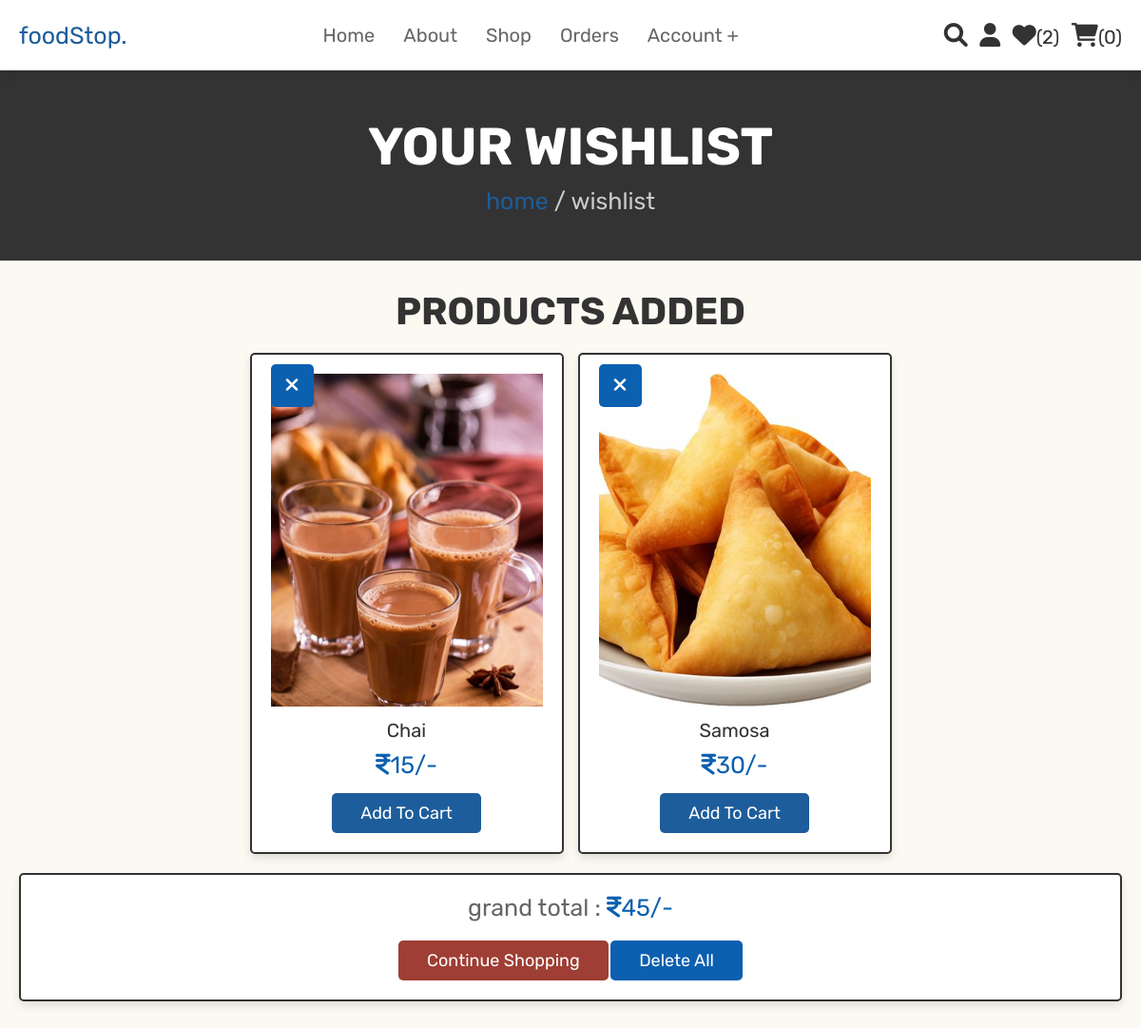
Page /wishlist.php (signed in) on the committed database.
### tables this page shows
CREATE TABLE IF NOT EXISTS `wishlist` (
  `id` int(100) NOT NULL AUTO_INCREMENT,
  `user_id` int(100) NOT NULL,
  `pid` int(100) NOT NULL,
  `name` varchar(100) NOT NULL,
  `price` int(100) NOT NULL,
  `image` varchar(100) NOT NULL,
  PRIMARY KEY (`id`)
);

### wishlist.php (the view, shortened to what this page needs)
<?php
@include 'config.php';
$user_id = $_SESSION['user_id'];
?>
<!DOCTYPE html>
<html lang="en">
<head>
   <link rel="stylesheet" href="https://cdnjs.cloudflare.com/ajax/libs/font-awesome/6.0.0/css/all.min.css">
   <link rel="stylesheet" href="css/style.css">
</head>
<body>
<?php @include 'header.php'; ?>
<section class="heading">
    <h3>your wishlist</h3>
    <p> <a href="home.php">home</a> / wishlist </p>
</section>
<section class="wishlist">
    <h1 class="title">products added</h1>
    <div class="box-container">
    <?php
        $grand_total = 0;
        $select_wishlist = mysqli_query($conn, "SELECT * FROM `wishlist` WHERE user_id = '$user_id'") or die('query failed');
        if(mysqli_num_rows($select_wishlist) > 0){
            while($fetch_wishlist = mysqli_fetch_assoc($select_wishlist)){
    ?>
    <form action="" method="POST" class="box">
        <a href="wishlist.php?delete=<?php echo $fetch_wishlist['id']; ?>" class="fas fa-times" onclick="return confirm('delete this from wishlist?');"></a>
        <img src="uploaded_img/<?php echo $fetch_wishlist['image']; ?>" alt="" class="image">
        <div class="name"><?php echo $fetch_wishlist['name']; ?></div>
        <div class="price"><i class="fa fa-inr"></i><?php echo $fetch_wishlist['price']; ?>/-</div>
        <input type="submit" value="add to cart" name="add_to_cart" class="btn">
    </form>
    <?php
    $grand_total += $fetch_wishlist['price'];
        }
    }else{
        echo '<p class="empty">your wishlist is empty</p>';
    }
    ?>
    </div>
    <div class="wishlist-total">
        <p>grand total : <span><i class="fa fa-inr"></i><?php echo $grand_total; ?>/-</span></p>
        <a href="shop.php" class="option-btn">continue shopping</a>
        <a href="wishlist.php?delete_all" class="delete-btn <?php echo ($grand_total > 1)?'':'disabled' ?>" onclick="return confirm('delete all from wishlist?');">delete all</a>
    </div>
</section>
</body>
</html>

### style.css (style rules this page uses)
:root { --pink:#1D5D9B; --red:#0B60B0; --orange:#9f3e34; --black:#333; --white:#fff; --light-color:#666; --light-white:#ccc; --light-bg:#FBF9F1; --border:.2rem solid var(--black); --box-shadow:0 .5rem 1rem rgba(0,0,0,.1); }
* { font-family: 'Rubik', sans-serif; margin:0; padding:0; box-sizing: border-box; outline: none; border:none; text-decoration: none; transition:all .2s linear; }
html { font-size: 62.5%; overflow-x: hidden; scroll-behavior: smooth; scroll-padding-top: 6.5rem; }
body { background: var(--light-bg); }
section { padding:3rem 2rem; }
.btn, .delete-btn, .option-btn { display: inline-block; border-radius: .5rem; margin-top: 1rem; font-size: 1.8rem; color:var(--white); cursor: pointer; padding:1rem 3rem; text-transform: capitalize; }
.btn { background-color: var(--pink); }
.delete-btn { background-color: var(--red); }
.option-btn { background-color: var(--orange); }
.heading { display: flex; flex-flow: column; align-items: center; justify-content: center; gap:1rem; background-color: var(--black); text-align: center; min-height: 25vh; }
.heading h3 { font-size: 5.5rem; color:var(--white); text-transform: uppercase; }
.heading p { font-size: 2.5rem; color:var(--light-white); }
.heading p a { color:var(--pink); }
.title { text-align: center; margin-bottom: 2rem; color:var(--black); text-transform: uppercase; font-size: 4rem; }
.wishlist .box-container { max-width: 1200px; margin:0 auto; display: grid; grid-template-columns: repeat(auto-fit, 33rem); gap:1.5rem; align-items: flex-start; justify-content: center; }
.wishlist .box-container .box { padding:2rem; text-align: center; background-color: var(--white); border:var(--border); box-shadow: var(--box-shadow); border-radius: .5rem; position: relative; }
.wishlist .box-container .box .image { height: 35rem; width: 100%; object-fit: cover; }
.wishlist .box-container .box .fa-eye, .wishlist .box-container .box .fa-times { position: absolute; top:1rem; height: 4.5rem; width: 4.5rem; line-height: 4.3rem; font-size: 2rem; border-radius: .5rem; }
.wishlist .box-container .box .fa-times { background-color: var(--red); color:var(--white); }
.wishlist .box-container .box .name { font-size: 2rem; color:var(--black); margin:1rem 0; }
.wishlist .box-container .box .price { font-size: 2.5rem; color:var(--red); margin:.5rem 0; }
.wishlist .wishlist-total { max-width: 1200px; margin:0 auto; padding:2rem; text-align: center; background-color: var(--white); border:var(--border); box-shadow: var(--box-shadow); border-radius: .5rem; margin-top: 2rem; }
.wishlist .wishlist-total p { font-size: 2.5rem; color:var(--light-color); margin-bottom: 1rem; }
.wishlist .wishlist-total p span { color:var(--red); }

### rows in the picture
wishlist: image (picture), name "Chai", price "15"
wishlist: image (picture), name "Samosa", price "30"

### other values in the picture
$wishlist_num_rows "2"
$cart_num_rows "0"
$grand_total "45"
